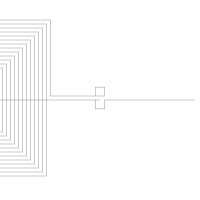

The Python source for this figure:
#!/usr/bin/python
import argparse
import drawsvg as draw
from numpy import array, sqrt, pi, log
from math import floor, ceil

ALIGN_BOTTOM = 0
ALIGN_TOP = 1


PIXEL_SCALE = 8.93 # customize it per computer

SIZE_0603_IN_PIXEL = 1.6 * PIXEL_SCALE
SIZE_0402_IN_PIXEL = 1 * PIXEL_SCALE
#
#  Embroidery coil maker, import to inkscape to generate pes file
#**** Size unit is mm and inductance is uH
class CoilMaker:

    ## static function to generate a coil with a transmission line directly
    def GenerateCoil(name, transmission_line_length, inductance, size = 0, reverse = False, intergrated_r = False, intergrated_c = False):
        coilMaker = CoilMaker(inductance * (10 ** -6), size)
        d = draw.Drawing(200, 200, origin='center', displayInline=False)
        p = draw.Path(stroke_width=0.202, stroke='black', fill_opacity ="0")
        coilMaker.makeCoil(p, transmission_line_length, intergrated_r, intergrated_c,
                    reverse) 

        d.append(p)
        d.save_svg(name + ".svg")  # Save to file


    def __init__(self, inductance, size = 0):

        self.inductance = inductance
        self.size = size
        self.line_width = 0.202
        self.spacing = 0.5
        self.relative_permeability = 1  # 相对磁导率，单位长度上的电感
  
        self.minimum_stitch_length = 0.5 
        # self.n_turns = self.calculateNTurns()
        self.n_turns = 16
        print("nTurns:", self.n_turns)
        # self.d_in = self.spacing if self.size == 0 else self.size - (self.spacing + self.line_width) * self.n_turns * 2
        self.d_in = self.spacing
        self.d_out = self.size if self.size > 0 else self.d_in + (self.spacing + self.line_width) * self.n_turns * 2
        print("din:", self.d_in)
        print("dout:", self.d_out)

    ## calculate the number of turns, based on (optional) dout and target inductance.
    def calculateNTurns(self): 
        best_n, l_diff = 0, 100

        if self.size > 0:
            ### binary search to find the  number of turns given the inductance
            min_n = 1
            max_n = 50
            while min_n < max_n:
                n = (min_n + max_n) // 2
                d_in = self.size - (self.spacing + self.line_width) * n * 2
                print("n chosen in binary search: ", n)
                if d_in < 0:
                    max_n = n - 1
                    continue
                d_out = self.size
                l = CoilMaker.getSingleInductance(d_in, d_out, n, self.relative_permeability)
                print("single inductance: ", l)
                if l <= self.inductance:
                    min_n = n + 1
                else:
                    max_n = n - 1
                if abs(l - self.inductance) < l_diff:
                    l_diff = abs(l - self.inductance)
                    best_n = n
        else:
            ### binary search to find the number of turns for the smallest inductor
            min_n = 1
            max_n = 50
            while min_n < max_n:
                n = (min_n + max_n) // 2
                d_in = self.spacing
                d_out = d_in + (self.spacing + self.line_width) * n * 2
                l = CoilMaker.getSingleInductance(d_in, d_out, n, self.relative_permeability)
                if l <= self.inductance:
                    min_n = n + 1
                else:
                    max_n = n - 1
                if abs(l - self.inductance) < l_diff:
                    l_diff = abs(l - self.inductance)
                    best_n = n
        return best_n

    # Stitch Coil and Transmission line
    def makeCoil(self, path, transmission_line_length, integrated_r = False, integrated_c = False, reverse = False):
        
        reverseF = -1 if reverse else 1
        path.M(95, 0)
        coil_location = array([(transmission_line_length)*reverseF*PIXEL_SCALE, 0])
        spacing = array([self.spacing*PIXEL_SCALE, self.spacing*PIXEL_SCALE])
        print("line_width: ", self.line_width * PIXEL_SCALE)
        spacing[0] = 4
        spacing[1] = 4
        print("spacing: ", spacing[0])
        print("width: ", self.line_width * PIXEL_SCALE)
        print("inner: ", self.d_in * PIXEL_SCALE)
        # din = array([self.d_in*PIXEL_SCALE, self.d_in*PIXEL_SCALE]) 
        din = array([40, 40])
        print("coil_location: ", coil_location)
        self.stitchConnectionNode(path, [0, coil_location[1]], ALIGN_BOTTOM)
        if integrated_r:
            smd_r_location = (5*PIXEL_SCALE+SIZE_0603_IN_PIXEL)
            path.L(coil_location[0] - reverseF * smd_r_location, coil_location[1])  
            self.stitchConnectionNode(path, [coil_location[0] - reverseF * smd_r_location, coil_location[1]], ALIGN_BOTTOM)  
            path.L(coil_location[0] - reverseF * (smd_r_location-SIZE_0603_IN_PIXEL), coil_location[1]) 
            self.stitchConnectionNode(path, [coil_location[0] - reverseF * (smd_r_location-SIZE_0603_IN_PIXEL), coil_location[1]], ALIGN_BOTTOM)  
        
        if integrated_c:
            smd_c_location = (1 + PIXEL_SCALE+SIZE_0603_IN_PIXEL)
            path.L(coil_location[0] - reverseF * smd_c_location, coil_location[1])  
            self.stitchConnectionNode(path, [coil_location[0] - reverseF * smd_c_location, coil_location[1]], ALIGN_BOTTOM)  
            path.L(coil_location[0] - reverseF * (smd_c_location-SIZE_0603_IN_PIXEL), coil_location[1]) 
            self.stitchConnectionNode(path, [coil_location[0] - reverseF * (smd_c_location-SIZE_0603_IN_PIXEL), coil_location[1]], ALIGN_BOTTOM)  

        centers = array([coil_location[0] + (self.d_out/2)*reverseF*PIXEL_SCALE, coil_location[1]])
        path.L(centers[0], centers[1])
        self.stitchCoil(path, centers, din, spacing, reverse)
        path.L(0, centers[1] - spacing[1])
        self.stitchConnectionNode(path, [0, centers[1] - spacing[1]], ALIGN_TOP)
        print("single inductance: ", CoilMaker.getSingleInductance(self.d_in, self.d_out, self.n_turns, self.relative_permeability))

    # Stitch Connection Node
    def stitchConnectionNode(self, p, location, alignment = 0): 
 
        self.last_point = location
        size_in_pixel = 1  * PIXEL_SCALE
        if alignment == ALIGN_BOTTOM:
            self.drawStitches(p, location[0] + size_in_pixel/2, location[1])
            print(self.last_point)
            self.drawStitches(p, location[0] + size_in_pixel/2, location[1] + size_in_pixel)
            print(self.last_point)
            self.drawStitches(p, location[0] - size_in_pixel/2, location[1] + size_in_pixel)
            self.drawStitches(p, location[0] - size_in_pixel/2, location[1])
            self.drawStitches(p, location[0], location[1])
        else:
            self.drawStitches(p, location[0] + size_in_pixel/2, location[1])
            self.drawStitches(p, location[0] + size_in_pixel/2, location[1] - size_in_pixel)
            self.drawStitches(p, location[0] - size_in_pixel/2, location[1] - size_in_pixel)
            self.drawStitches(p, location[0] - size_in_pixel/2, location[1])
            self.drawStitches(p, location[0], location[1]) 
        return p

    # Stitch Coil
    def stitchCoil(self, p, centers, din, spacing, reverse = False): 
        next_top_left_corner = array([centers[0]-din[0]/2, centers[1]-din[1]/2])
        next_bot_right_corner = array([centers[0]+din[0]/2, centers[1]+din[0]/2])
        print("top, left corneer: ", next_top_left_corner)
        print("bottom, right corner: ", next_bot_right_corner)
        self.last_point = centers

        for turn in range(0,self.n_turns):
            if reverse:
                self.drawStitches(p, next_top_left_corner[0], self.last_point[1]) #Right to Left
                self.drawStitches(p, next_top_left_corner[0], next_top_left_corner[1]) #Top to Bottom
                self.drawStitches(p, next_bot_right_corner[0], next_top_left_corner[1]) #Left to Right
                if turn == (self.n_turns -1):
                    self.drawStitches(p, next_bot_right_corner[0], centers[1] - spacing[1]) #Bottom to Tio
                else:
                    self.drawStitches(p, next_bot_right_corner[0], next_bot_right_corner[1])#Bottom to Tio
            else:
                self.drawStitches(p, next_bot_right_corner[0], self.last_point[1]) #Left to Right
                self.drawStitches(p, next_bot_right_corner[0], next_top_left_corner[1]) #Top to Bottom
                self.drawStitches(p, next_top_left_corner[0], next_top_left_corner[1]) #Left to Right
                if turn == (self.n_turns -1):
                    self.drawStitches(p, next_top_left_corner[0], centers[1] - spacing[1])#Bottom to Tio
                else:
                    self.drawStitches(p, next_top_left_corner[0], next_bot_right_corner[1]+spacing[1])#Bottom to Tio

            next_top_left_corner -= spacing
            next_bot_right_corner += spacing
        return p


    def drawStitches(self, p, x, y):
        dx = x - self.last_point[0]
        dy = y - self.last_point[1]
        length = sqrt((dx**2) + (dy**2))
        
        stitches = length/(self.minimum_stitch_length* PIXEL_SCALE)
        for i in range(1, floor(stitches)):
            # print(stitches)
            p.L(self.last_point[0] + dx/stitches*i, self.last_point[1] + dy/stitches*i)
        p.L(x, y)
        self.last_point = array([x, y])

    def getSingleInductance(d_in, d_out, n, rp): 
        C1 = 1.27
        C2 = 2.07
        C3 = 0.18
        C4 = 0.13
        N = n
        diaAvg = (10**-3 * (d_in + d_out) / 2)
        permeability = 4*pi*10**(-7) * rp
        fillratio = ( d_out - d_in)/( d_out + d_in)
        L = ((permeability *  N**2 *diaAvg* C1)/2) * (log(C2/fillratio) + C3*fillratio + C4* fillratio**2)
        return L

    def getDoubleInductance(d_in, d_out, n, rp, thickness):
        N = n
        X = thickness
        A = 0.184
        B = -0.525
        C = 1.038
        D = 1.001
        KC = (N**2)/( (A*X**3 + B*X**2 + C*X + D) * ( (1.67*N**2 -5.84*N +65)* 0.64) )
        L12 = CoilMaker.getSingleInductance(d_in, d_out, n, rp)
        Ltot = 2*L12 + 2*KC * L12
        return Ltot



if __name__=="__main__":
    CoilMaker.GenerateCoil("coil_v3_4", 2, 30, 25,reverse= True, intergrated_c= False, intergrated_r=False)


    
